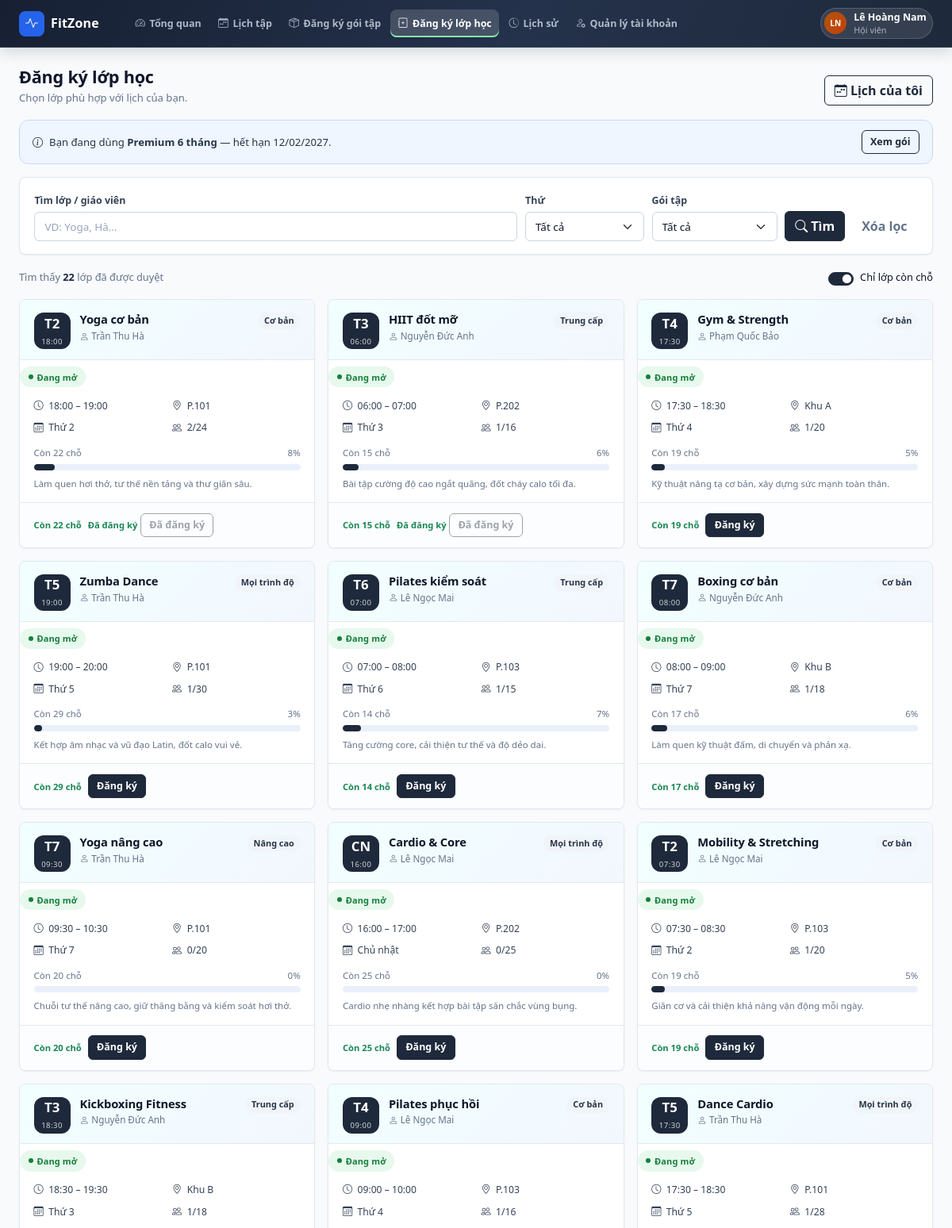
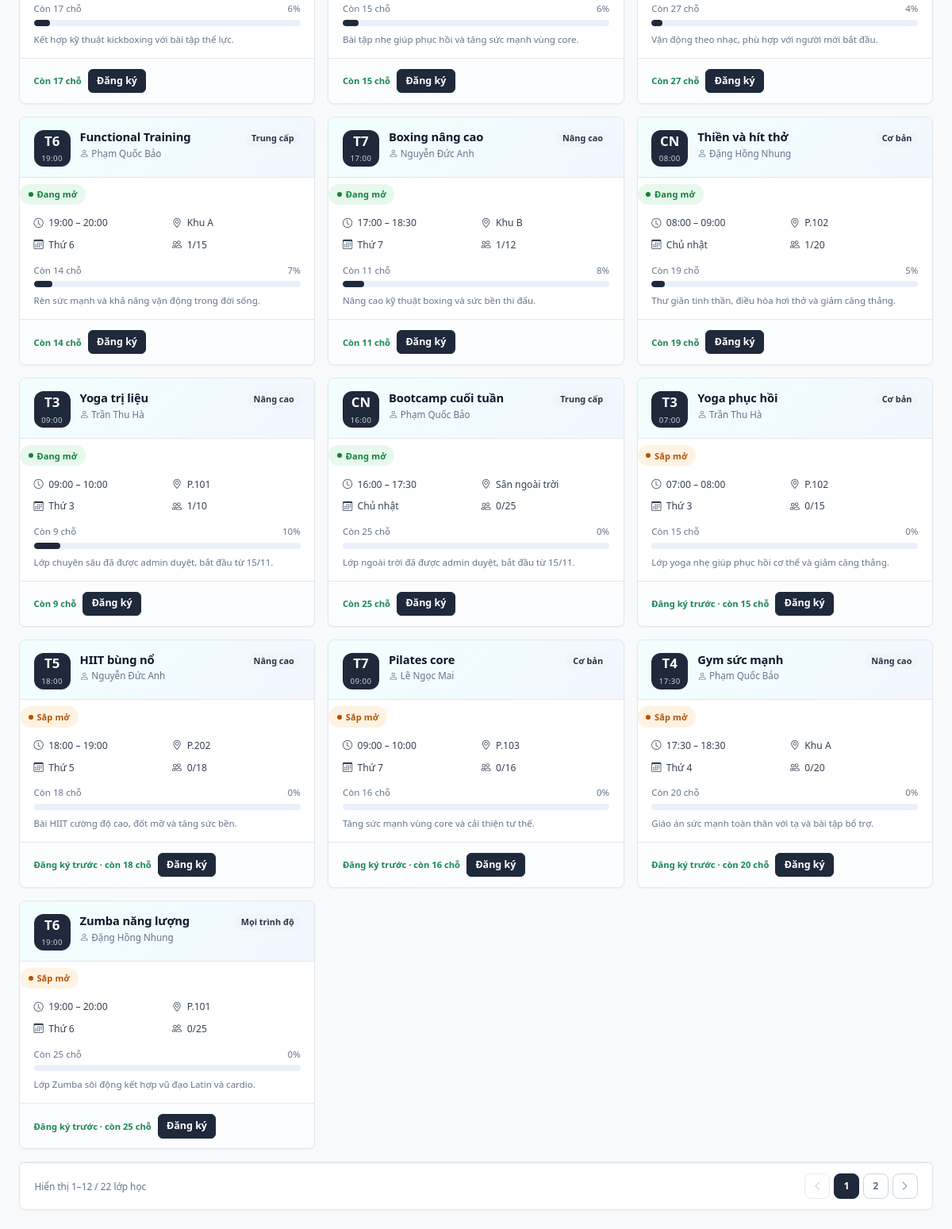
The app's page /customer/class-registration.php (signed in), older data (2 pictures, top to bottom).
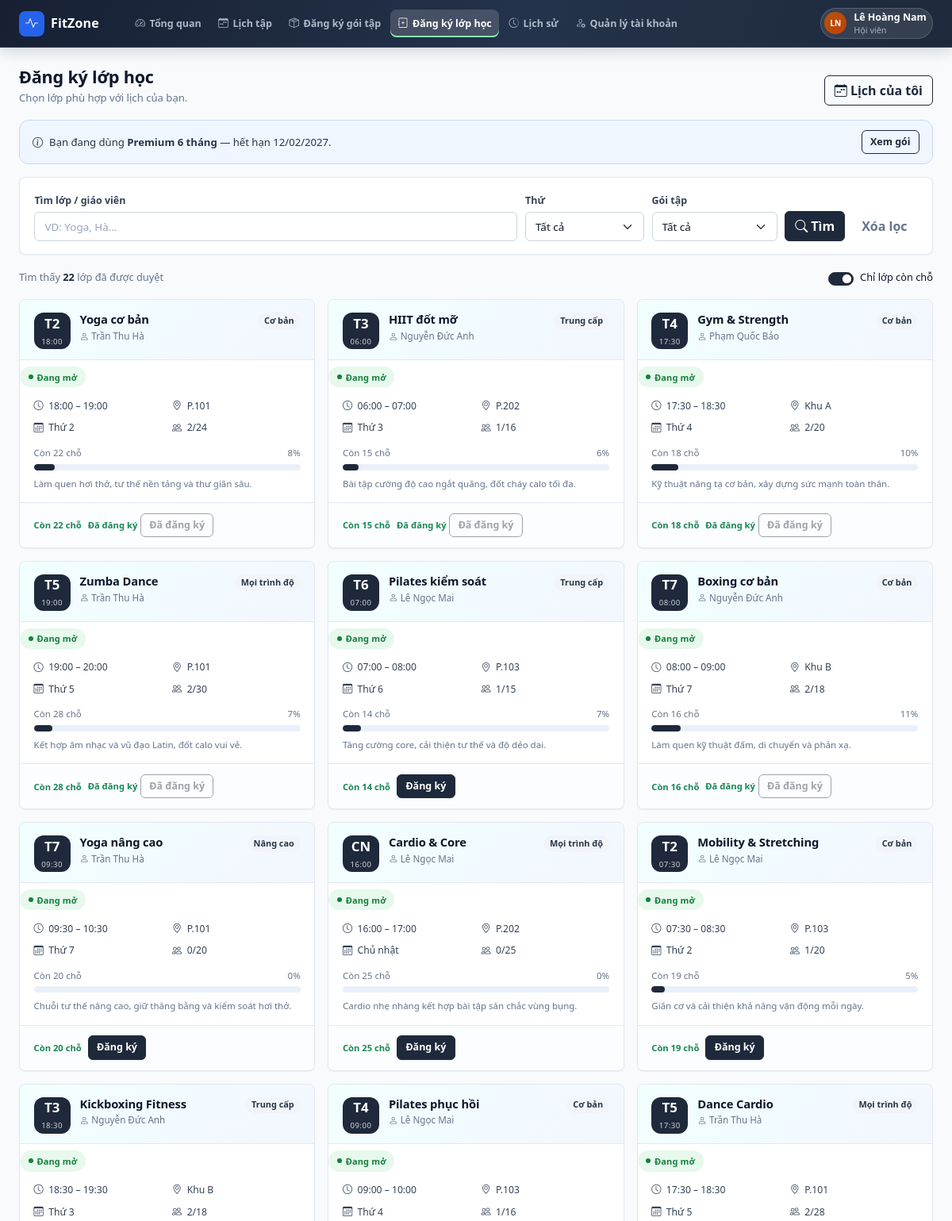
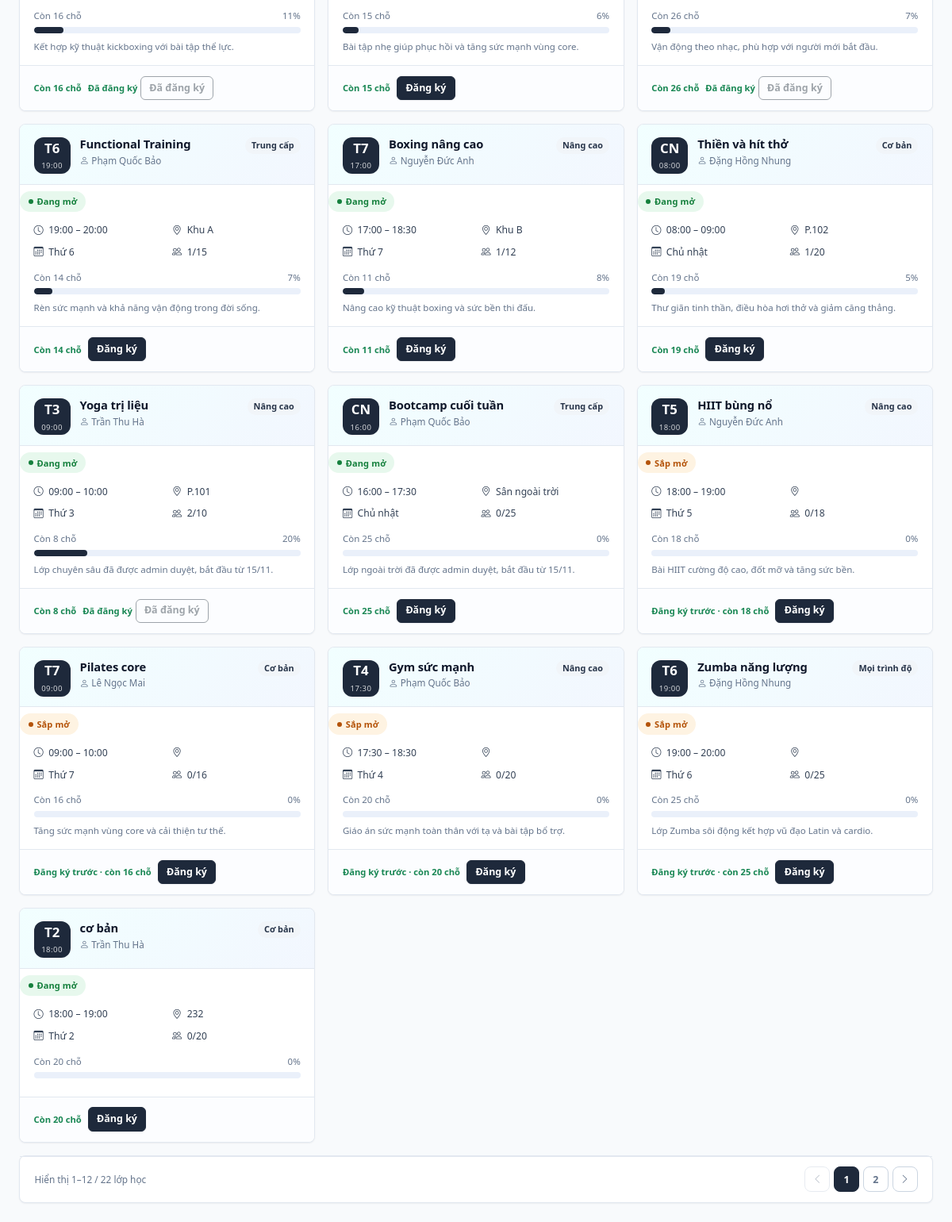
The same page, newer data (2 pictures, top to bottom).
### tables this page shows
CREATE TABLE `lop_hoc` (
  `id` int(10) unsigned NOT NULL AUTO_INCREMENT,
  `ten_lop` varchar(100) NOT NULL,
  `giao_vien_id` int(10) unsigned NOT NULL,
  `thu_trong_tuan` tinyint(4) NOT NULL,
  `gio_bat_dau` time NOT NULL,
  `gio_ket_thuc` time NOT NULL,
  `ngay_bat_dau` date NOT NULL,
  `ngay_ket_thuc` date NOT NULL,
  `suc_chua` int(11) NOT NULL,
  `phong_hoc` varchar(50) DEFAULT NULL,
  `mo_ta` text DEFAULT NULL,
  `trinh_do` varchar(50) DEFAULT NULL,
  `goi_tap_toi_thieu` varchar(20) NOT NULL DEFAULT 'basic',
  `trang_thai` varchar(20) NOT NULL DEFAULT 'dang_mo',
  `deleted_at` datetime DEFAULT NULL,
  `created_at` datetime NOT NULL DEFAULT current_timestamp(),
  `updated_at` datetime NOT NULL DEFAULT current_timestamp() ON UPDATE current_timestamp(),
  PRIMARY KEY (`id`),
  KEY `fk_lop_hoc_giao_vien` (`giao_vien_id`),
  CONSTRAINT `fk_lop_hoc_giao_vien` FOREIGN KEY (`giao_vien_id`) REFERENCES `giao_vien` (`id`)
);

CREATE TABLE `giao_vien` (
  `id` int(10) unsigned NOT NULL AUTO_INCREMENT,
  `tai_khoan_id` int(10) unsigned DEFAULT NULL,
  `ho_ten` varchar(100) NOT NULL,
  `sdt` varchar(15) NOT NULL,
  `email` varchar(100) NOT NULL,
  `gioi_thieu` text DEFAULT NULL,
  `trang_thai` varchar(20) NOT NULL DEFAULT 'dang_lam',
  `deleted_at` datetime DEFAULT NULL,
  `created_at` datetime NOT NULL DEFAULT current_timestamp(),
  `updated_at` datetime NOT NULL DEFAULT current_timestamp() ON UPDATE current_timestamp(),
  PRIMARY KEY (`id`),
  UNIQUE KEY `uq_giao_vien_email` (`email`),
  UNIQUE KEY `uq_giao_vien_tai_khoan` (`tai_khoan_id`),
  CONSTRAINT `fk_giao_vien_tai_khoan` FOREIGN KEY (`tai_khoan_id`) REFERENCES `tai_khoan` (`id`) ON DELETE SET NULL
);

### customer/class-registration.php (the view, shortened to what the changed rows need)
<?php
require __DIR__ . '/../common/bootstrap.php';
$menu = require __DIR__ . '/../common/menus/customer.php';
$activeMenu = 'class-registration';
$classes = data_classes();
$registeredIds = array_map(static fn (array $c): int => (int) $c['id'], data_customer_classes());
$member = data_current_member();
$packageLevels = ['basic' => 1, 'standard' => 2, 'premium' => 3];
$currentPackageLevel = $packageLevels[$member['package_level'] ?? 'basic'] ?? 1;
$open = array_values(array_filter($classes, static fn ($c) => $c['status'] === 'dang_mo'));
$keyword = trim((string) ($_GET['q'] ?? ''));
$weekdayFilter = (int) ($_GET['weekday'] ?? 0);
$packageFilter = trim((string) ($_GET['package'] ?? ''));
$packageNames = [
    'basic' => 'Basic - Cơ bản',
    'standard' => 'Standard - Trung cấp',
    'premium' => 'Premium - Tất cả lớp',
];
if ($weekdayFilter < 1 || $weekdayFilter > 7) {
    $weekdayFilter = 0;
}
if (!isset($packageNames[$packageFilter])) {
    $packageFilter = '';
}
$open = array_values(array_filter($open, static function (array $class) use ($keyword, $weekdayFilter, $packageFilter): bool {
    if ($keyword !== ''
        && mb_stripos($class['name'], $keyword) === false
        && mb_stripos($class['instructor'], $keyword) === false) {
        return false;
    }
    if ($weekdayFilter > 0 && (int) $class['weekday'] !== $weekdayFilter) {
        return false;
    }
    if ($packageFilter !== '' && ($class['required_package'] ?? 'basic') !== $packageFilter) {
        return false;
    }
    return true;
}));
$partials = __DIR__ . '/../common/partials';
require $partials . '/head.php';
?>
<div class="app-shell">
    <?php require $partials . '/sidebar.php'; ?>
    <div class="app-main">
        <?php require $partials . '/topbar.php'; ?>
        <main class="app-content" id="main-content">
<div class="page-head">
    <div>
        <h1>Đăng ký lớp học</h1>
    </div>
</div>
<div class="row g-3" id="class-grid">
    <?php foreach ($open as $class):
        $available = $class['capacity'] - $class['enrolled'];
        $percent = (int) round($class['enrolled'] / max(1, $class['capacity']) * 100);
        $tone = $available === 0 ? 'red' : ($percent >= 80 ? 'amber' : '');
        $requiredLevel = $packageLevels[$class['required_package'] ?? 'basic'] ?? 1;
        $allowed = $requiredLevel <= $currentPackageLevel;
        $isRegistered = in_array((int) $class['id'], $registeredIds, true);
    ?>
        <div class="col-md-6 col-xl-4" data-class-card
             data-class-id="<?= (int) $class['id'] ?>"
             data-capacity="<?= (int) $class['capacity'] ?>"
             data-available="<?= $available > 0 ? '1' : '0' ?>">
            <article class="class-card">
                <div class="class-card-top">
                    <div class="day-chip">
                        <strong><?= e(weekday_short($class['weekday'])) ?></strong>
                        <span><?= e($class['start']) ?></span>
                    </div>
                    <div class="flex-grow-1 min-w-0">
                        <div class="d-flex align-items-start gap-2">
                            <h3 class="flex-grow-1"><?= e($class['name']) ?></h3>
                            <span class="badge-soft"><?= e($class['level']) ?></span>
                        </div>
                        <div class="teacher"><?= icon('person') ?> <?= e($class['instructor']) ?></div>
                    </div>
                </div>
                <div class="mt-2"><?= status_badge($class['status']) ?></div>
                <div class="class-card-body">
                    <div class="class-meta">
                        <div class="item"><?= icon('clock') ?> <?= e($class['start'] . ' – ' . $class['end']) ?></div>
                        <div class="item"><?= icon('geo-alt') ?> <?= e($class['room']) ?></div>
                        <div class="item"><?= icon('calendar3') ?> <?= e(weekday($class['weekday'])) ?></div>
                        <div class="item"><?= icon('people') ?> <span data-enrolled><?= e((string) $class['enrolled'] . '/' . (string) $class['capacity']) ?></span></div>
                    </div>
                    <div class="class-capacity">
                        <span data-available-text><?= $available === 0 ? 'Lớp đã đầy' : 'Còn ' . $available . ' chỗ' ?></span>
                        <span><?= $percent ?>%</span>
                    </div>
                    <?= progress_bar($percent, $tone) ?>
                    <p class="text-muted-2 text-tiny mt-2 mb-0"><?= e($class['desc']) ?></p>
                </div>
                <div class="class-card-foot">
                    <span class="availability <?= $available === 0 ? 'text-danger' : 'text-success' ?>" data-available-label>
                        <?= $available === 0 ? 'Hết chỗ' : ($class['status'] === 'sap_mo' ? 'Đăng ký trước · còn ' . $available . ' chỗ' : 'Còn ' . $available . ' chỗ') ?>
                    </span>
                    <span data-class-action>
                        <?php if ($isRegistered): ?>
                            <span class="availability text-success">Đã đăng ký</span>
                            <button class="btn btn-outline-secondary btn-sm" type="button" disabled>Đã đăng ký</button>
                        <?php elseif (!$allowed): ?>
                            <span class="availability text-warning">Cần gói cao hơn</span>
                            <button class="btn btn-outline-secondary btn-sm" type="button" disabled>Nâng cấp gói</button>
                        <?php elseif ($available === 0): ?>
                            <button class="btn btn-outline-secondary btn-sm" type="button" disabled>Đã đầy</button>
                        <?php else: ?>
                            <button class="btn btn-primary btn-sm" type="button"
                                    data-bs-toggle="modal" data-bs-target="#registerClassModal"
                                    data-class-id="<?= (int) $class['id'] ?>"
                                    data-class-name="<?= e($class['name']) ?>"
                                    data-class-meta="<?= e(weekday($class['weekday']) . ' · ' . $class['start'] . ' – ' . $class['end'] . ' · ' . $class['room']) ?>"
                                    data-class-teacher="<?= e($class['instructor']) ?>">
                                Đăng ký
                            </button>
                        <?php endif; ?>
                    </span>
                </div>
            </article>
        </div>
    <?php endforeach; ?>
</div>
<div class="app-card mt-3">
    <?= pagination(count($open), 1, 12, 'lớp học') ?>
</div>
        </main>
    </div>
</div>
<?php require $partials . '/foot.php'; ?>

### common/partials/topbar.php (shortened to what the changed rows need)
<header class="app-topbar">
    <nav class="app-topbar-nav" aria-label="Điều hướng chính">
        <?php foreach ($menu as $item): ?>
            <?php if (isset($item['group'])) continue; ?>
            <a class="app-topbar-link<?= $activeMenu === $item['key'] ? ' active' : '' ?>"
               href="<?= e(url($item['href'])) ?>"
               <?= $activeMenu === $item['key'] ? 'aria-current="page"' : '' ?>>
                <?= icon($item['icon']) ?>
                <span><?= e($item['label']) ?></span>
            </a>
        <?php endforeach; ?>
    </nav>
</header>

### common/components/ui.php (shortened to what the changed rows need)
<?php
if (!function_exists('icon')) {
    function icon(string $name, string $class = ''): string
    {
        $name = preg_replace('/[^a-z0-9-]/i', '', $name) ?: 'circle';
        return '<i class="bi bi-' . e($name) . ($class !== '' ? ' ' . e($class) : '') . '" aria-hidden="true"></i>';
    }
}
if (!function_exists('badge')) {
    function badge(string $label, string $variant = 'primary', bool $dot = true): string
    {
        $dotClass = $dot ? '' : ' no-dot';
        return '<span class="badge-status ' . e($variant) . $dotClass . '">' . e($label) . '</span>';
    }
}
if (!function_exists('status_badge')) {
    function status_badge(string $status): string
    {
        $map = [
            'hoat_dong' => ['Đang hoạt động', 'success'],
            'ngung_hoat_dong' => ['Ngừng hoạt động', 'muted'],
            'dang_mo' => ['Đang mở', 'success'],
            'sap_mo' => ['Sắp mở', 'warning'],
            'da_dong' => ['Đã đóng', 'muted'],
            'dang_ban' => ['Đang bán', 'success'],
            'ngung_ban' => ['Ngừng bán', 'muted'],
            'da_huy' => ['Đã hủy', 'danger'],
            'da_thanh_toan' => ['Đã thanh toán', 'success'],
            'chua_thanh_toan' => ['Chưa thanh toán', 'warning'],
            'dang_ky' => ['Đã đăng ký', 'primary'],
            'bi_khoa' => ['Đã khóa', 'danger'],
        ];
        [$label, $variant] = $map[$status] ?? [$status, 'muted'];
        return badge($label, $variant);
    }
}
if (!function_exists('weekday')) {
    function weekday(int $day): string
    {
        return ['', 'Thứ 2', 'Thứ 3', 'Thứ 4', 'Thứ 5', 'Thứ 6', 'Thứ 7', 'Chủ nhật'][$day] ?? '';
    }
}
if (!function_exists('weekday_short')) {
    function weekday_short(int $day): string
    {
        return ['', 'T2', 'T3', 'T4', 'T5', 'T6', 'T7', 'CN'][$day] ?? '';
    }
}
if (!function_exists('pagination')) {
    function pagination(int $total, int $page = 1, int $perPage = 10, string $label = 'bản ghi'): string
    {
        $pages = max(1, (int) ceil($total / max(1, $perPage)));
        $page = max(1, min($page, $pages));
        $from = $total === 0 ? 0 : ($page - 1) * $perPage + 1;
        $to = min($total, $page * $perPage);
        $html = '<nav class="app-pagination" aria-label="Phân trang">';
        $html .= '<span class="page-info">Hiển thị ' . $from . '–' . $to . ' / ' . $total . ' ' . e($label) . '</span>';
        $html .= '<a href="#" class="page-btn' . ($page === 1 ? ' disabled' : '') . '" aria-label="Trang trước">' . icon('chevron-left') . '</a>';
        $start = max(1, $page - 2);
        $end = min($pages, $start + 4);
        $start = max(1, $end - 4);
        for ($i = $start; $i <= $end; $i++) {
            $html .= '<a href="#" class="page-btn' . ($i === $page ? ' active' : '') . '">' . $i . '</a>';
        }
        $html .= '<a href="#" class="page-btn' . ($page === $pages ? ' disabled' : '') . '" aria-label="Trang sau">' . icon('chevron-right') . '</a>';
        $html .= '</nav>';
        return $html;
    }
}
if (!function_exists('progress_bar')) {
    function progress_bar(int $percent, string $variant = '', bool $thick = false): string
    {
        $percent = max(0, min(100, $percent));
        $classes = trim('app-progress' . ($variant !== '' ? ' ' . $variant : '') . ($thick ? ' thick' : ''));
        return '<div class="' . e($classes) . '" role="progressbar" aria-valuenow="' . $percent . '" aria-valuemin="0" aria-valuemax="100">'
            . '<span style="width:' . $percent . '%"></span></div>';
    }
}

Row changes from the older to the newer data that the page shows:
no longer on this page (row edited): lop_hoc: thu_trong_tuan "T3", start "07:00", ten_lop "Yoga phục hồi", trinh_do "Cơ bản", giao_vien.ho_ten "Trần Thu Hà", label "Sắp mở", end "07:00 – 08:00", phong_hoc "P.102", thu_trong_tuan "Thứ 3", capacity "0/15", suc_chua "15", percent "0", mo_ta "Lớp yoga nhẹ giúp phục hồi cơ thể và giảm căng thẳng."
computed for lop_hoc "Gym & Strength": capacity "1/20" → "2/20"; available "19" → "18"; percent "5" → "10"; $percent 5 → 10 (drawn); text "Đăng ký" → "Đã đăng ký Đã đăng ký"
computed for lop_hoc "Zumba Dance": capacity "1/30" → "2/30"; available "29" → "28"; percent "3" → "7"; $percent 3 → 7 (drawn); text "Đăng ký" → "Đã đăng ký Đã đăng ký"
computed for lop_hoc "Boxing cơ bản": capacity "1/18" → "2/18"; available "17" → "16"; percent "6" → "11"; $percent 6 → 11 (drawn); text "Đăng ký" → "Đã đăng ký Đã đăng ký"
computed for lop_hoc "Kickboxing Fitness": capacity "1/18" → "2/18"; available "17" → "16"; percent "6" → "11"; $percent 6 → 11 (drawn); text "Đăng ký" → "Đã đăng ký Đã đăng ký"
computed for lop_hoc "Dance Cardio": capacity "1/28" → "2/28"; available "27" → "26"; percent "4" → "7"; $percent 4 → 7 (drawn); text "Đăng ký" → "Đã đăng ký Đã đăng ký"
computed for lop_hoc "Yoga trị liệu": capacity "1/10" → "2/10"; available "9" → "8"; suc_chua "10" → "20"; $percent 10 → 20 (drawn); text "Đăng ký" → "Đã đăng ký Đã đăng ký"
changed lop_hoc "HIIT bùng nổ": phong_hoc "P.202" → (not shown)
changed lop_hoc "Pilates core": phong_hoc "P.103" → (not shown)
changed lop_hoc "Gym sức mạnh": phong_hoc "Khu A" → (not shown)
changed lop_hoc "Zumba năng lượng": phong_hoc "P.101" → (not shown)
added lop_hoc: thu_trong_tuan "T2", start "18:00", ten_lop "cơ bản", trinh_do "Cơ bản", giao_vien.ho_ten "Trần Thu Hà", label "Đang mở", end "18:00 – 19:00", phong_hoc "232", thu_trong_tuan "Thứ 2", capacity "0/20", suc_chua "20", percent "0"
